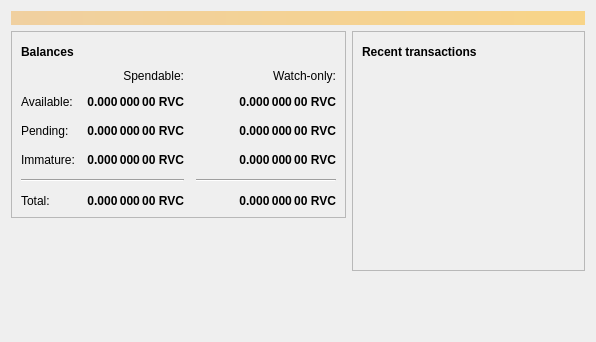
<?xml version="1.0" encoding="UTF-8"?>
<ui version="4.0">
 <class>OverviewPage</class>
 <widget class="QWidget" name="OverviewPage">
  <property name="geometry">
   <rect>
    <x>0</x>
    <y>0</y>
    <width>596</width>
    <height>342</height>
   </rect>
  </property>
  <property name="windowTitle">
   <string>Form</string>
  </property>
  <layout class="QVBoxLayout" name="topLayout">
   <item>
    <widget class="QLabel" name="labelAlerts">
     <property name="visible">
      <bool>false</bool>
     </property>
     <property name="styleSheet">
      <string notr="true">QLabel { background-color: qlineargradient(x1: 0, y1: 0, x2: 1, y2: 0, stop:0 #F0D0A0, stop:1 #F8D488); color:#000000; }</string>
     </property>
     <property name="wordWrap">
      <bool>true</bool>
     </property>
     <property name="margin">
      <number>3</number>
     </property>
     <property name="textInteractionFlags">
      <set>Qt::TextSelectableByMouse</set>
     </property>
    </widget>
   </item>
   <item>
    <layout class="QHBoxLayout" name="horizontalLayout" stretch="1,1">
     <item>
      <layout class="QVBoxLayout" name="verticalLayout_2">
       <item>
        <widget class="QFrame" name="frame">
         <property name="frameShape">
          <enum>QFrame::StyledPanel</enum>
         </property>
         <property name="frameShadow">
          <enum>QFrame::Raised</enum>
         </property>
         <layout class="QVBoxLayout" name="verticalLayout_4">
          <item>
           <layout class="QHBoxLayout" name="horizontalLayout_4">
            <item>
             <widget class="QLabel" name="label_5">
              <property name="font">
               <font>
                <weight>75</weight>
                <bold>true</bold>
               </font>
              </property>
              <property name="text">
               <string>Balances</string>
              </property>
             </widget>
            </item>
            <item>
             <widget class="QPushButton" name="labelWalletStatus">
              <property name="enabled">
               <bool>true</bool>
              </property>
              <property name="maximumSize">
               <size>
                <width>30</width>
                <height>16777215</height>
               </size>
              </property>
              <property name="toolTip">
               <string>The displayed information may be out of date. Your wallet automatically synchronizes with the Revcoin network after a connection is established, but this process has not completed yet.</string>
              </property>
              <property name="text">
               <string/>
              </property>
              <property name="icon">
               <iconset resource="../bitcoin.qrc">
                <normaloff>:/icons/warning</normaloff>
                <disabledoff>:/icons/warning</disabledoff>:/icons/warning</iconset>
              </property>
              <property name="iconSize">
               <size>
                <width>24</width>
                <height>24</height>
               </size>
              </property>
              <property name="flat">
               <bool>true</bool>
              </property>
             </widget>
            </item>
            <item>
             <spacer name="horizontalSpacer_3">
              <property name="orientation">
               <enum>Qt::Horizontal</enum>
              </property>
              <property name="sizeHint" stdset="0">
               <size>
                <width>40</width>
                <height>20</height>
               </size>
              </property>
             </spacer>
            </item>
           </layout>
          </item>
          <item>
           <layout class="QGridLayout" name="gridLayout">
            <property name="spacing">
             <number>12</number>
            </property>
            <item row="2" column="2">
             <widget class="QLabel" name="labelWatchPending">
              <property name="font">
               <font>
                <weight>75</weight>
                <bold>true</bold>
               </font>
              </property>
              <property name="cursor">
               <cursorShape>IBeamCursor</cursorShape>
              </property>
              <property name="toolTip">
               <string>Unconfirmed transactions to watch-only addresses</string>
              </property>
              <property name="text">
               <string notr="true">0.000 000 00 RVC</string>
              </property>
              <property name="alignment">
               <set>Qt::AlignRight|Qt::AlignTrailing|Qt::AlignVCenter</set>
              </property>
              <property name="textInteractionFlags">
               <set>Qt::LinksAccessibleByMouse|Qt::TextSelectableByKeyboard|Qt::TextSelectableByMouse</set>
              </property>
             </widget>
            </item>
            <item row="2" column="1">
             <widget class="QLabel" name="labelUnconfirmed">
              <property name="font">
               <font>
                <weight>75</weight>
                <bold>true</bold>
               </font>
              </property>
              <property name="cursor">
               <cursorShape>IBeamCursor</cursorShape>
              </property>
              <property name="toolTip">
               <string>Total of transactions that have yet to be confirmed, and do not yet count toward the spendable balance</string>
              </property>
              <property name="text">
               <string notr="true">0.000 000 00 RVC</string>
              </property>
              <property name="alignment">
               <set>Qt::AlignRight|Qt::AlignTrailing|Qt::AlignVCenter</set>
              </property>
              <property name="textInteractionFlags">
               <set>Qt::LinksAccessibleByMouse|Qt::TextSelectableByKeyboard|Qt::TextSelectableByMouse</set>
              </property>
             </widget>
            </item>
            <item row="3" column="2">
             <widget class="QLabel" name="labelWatchImmature">
              <property name="font">
               <font>
                <weight>75</weight>
                <bold>true</bold>
               </font>
              </property>
              <property name="cursor">
               <cursorShape>IBeamCursor</cursorShape>
              </property>
              <property name="toolTip">
               <string>Mined balance in watch-only addresses that has not yet matured</string>
              </property>
              <property name="text">
               <string notr="true">0.000 000 00 RVC</string>
              </property>
              <property name="alignment">
               <set>Qt::AlignRight|Qt::AlignTrailing|Qt::AlignVCenter</set>
              </property>
              <property name="textInteractionFlags">
               <set>Qt::LinksAccessibleByMouse|Qt::TextSelectableByKeyboard|Qt::TextSelectableByMouse</set>
              </property>
             </widget>
            </item>
            <item row="4" column="0" colspan="2">
             <widget class="Line" name="line">
              <property name="orientation">
               <enum>Qt::Horizontal</enum>
              </property>
             </widget>
            </item>
            <item row="4" column="2">
             <widget class="Line" name="lineWatchBalance">
              <property name="sizePolicy">
               <sizepolicy hsizetype="Preferred" vsizetype="Fixed">
                <horstretch>0</horstretch>
                <verstretch>0</verstretch>
               </sizepolicy>
              </property>
              <property name="minimumSize">
               <size>
                <width>140</width>
                <height>0</height>
               </size>
              </property>
              <property name="orientation">
               <enum>Qt::Horizontal</enum>
              </property>
             </widget>
            </item>
            <item row="5" column="0">
             <widget class="QLabel" name="labelTotalText">
              <property name="text">
               <string>Total:</string>
              </property>
             </widget>
            </item>
            <item row="3" column="1">
             <widget class="QLabel" name="labelImmature">
              <property name="font">
               <font>
                <weight>75</weight>
                <bold>true</bold>
               </font>
              </property>
              <property name="cursor">
               <cursorShape>IBeamCursor</cursorShape>
              </property>
              <property name="toolTip">
               <string>Mined balance that has not yet matured</string>
              </property>
              <property name="text">
               <string notr="true">0.000 000 00 RVC</string>
              </property>
              <property name="alignment">
               <set>Qt::AlignRight|Qt::AlignTrailing|Qt::AlignVCenter</set>
              </property>
              <property name="textInteractionFlags">
               <set>Qt::LinksAccessibleByMouse|Qt::TextSelectableByKeyboard|Qt::TextSelectableByMouse</set>
              </property>
             </widget>
            </item>
            <item row="2" column="3">
             <spacer name="horizontalSpacer_2">
              <property name="orientation">
               <enum>Qt::Horizontal</enum>
              </property>
              <property name="sizeHint" stdset="0">
               <size>
                <width>40</width>
                <height>20</height>
               </size>
              </property>
             </spacer>
            </item>
            <item row="3" column="0">
             <widget class="QLabel" name="labelImmatureText">
              <property name="text">
               <string>Immature:</string>
              </property>
             </widget>
            </item>
            <item row="5" column="1">
             <widget class="QLabel" name="labelTotal">
              <property name="font">
               <font>
                <weight>75</weight>
                <bold>true</bold>
               </font>
              </property>
              <property name="cursor">
               <cursorShape>IBeamCursor</cursorShape>
              </property>
              <property name="toolTip">
               <string>Your current total balance</string>
              </property>
              <property name="text">
               <string notr="true">0.000 000 00 RVC</string>
              </property>
              <property name="alignment">
               <set>Qt::AlignRight|Qt::AlignTrailing|Qt::AlignVCenter</set>
              </property>
              <property name="textInteractionFlags">
               <set>Qt::LinksAccessibleByMouse|Qt::TextSelectableByKeyboard|Qt::TextSelectableByMouse</set>
              </property>
             </widget>
            </item>
            <item row="5" column="2">
             <widget class="QLabel" name="labelWatchTotal">
              <property name="font">
               <font>
                <weight>75</weight>
                <bold>true</bold>
               </font>
              </property>
              <property name="cursor">
               <cursorShape>IBeamCursor</cursorShape>
              </property>
              <property name="toolTip">
               <string>Current total balance in watch-only addresses</string>
              </property>
              <property name="text">
               <string notr="true">0.000 000 00 RVC</string>
              </property>
              <property name="alignment">
               <set>Qt::AlignRight|Qt::AlignTrailing|Qt::AlignVCenter</set>
              </property>
              <property name="textInteractionFlags">
               <set>Qt::LinksAccessibleByMouse|Qt::TextSelectableByKeyboard|Qt::TextSelectableByMouse</set>
              </property>
             </widget>
            </item>
            <item row="0" column="2">
             <widget class="QLabel" name="labelWatchonly">
              <property name="text">
               <string>Watch-only:</string>
              </property>
              <property name="alignment">
               <set>Qt::AlignRight|Qt::AlignTrailing|Qt::AlignVCenter</set>
              </property>
             </widget>
            </item>
            <item row="1" column="0">
             <widget class="QLabel" name="labelBalanceText">
              <property name="text">
               <string>Available:</string>
              </property>
             </widget>
            </item>
            <item row="1" column="1">
             <widget class="QLabel" name="labelBalance">
              <property name="font">
               <font>
                <weight>75</weight>
                <bold>true</bold>
               </font>
              </property>
              <property name="cursor">
               <cursorShape>IBeamCursor</cursorShape>
              </property>
              <property name="toolTip">
               <string>Your current spendable balance</string>
              </property>
              <property name="text">
               <string notr="true">0.000 000 00 RVC</string>
              </property>
              <property name="alignment">
               <set>Qt::AlignRight|Qt::AlignTrailing|Qt::AlignVCenter</set>
              </property>
              <property name="textInteractionFlags">
               <set>Qt::LinksAccessibleByMouse|Qt::TextSelectableByKeyboard|Qt::TextSelectableByMouse</set>
              </property>
             </widget>
            </item>
            <item row="1" column="2">
             <widget class="QLabel" name="labelWatchAvailable">
              <property name="font">
               <font>
                <weight>75</weight>
                <bold>true</bold>
               </font>
              </property>
              <property name="cursor">
               <cursorShape>IBeamCursor</cursorShape>
              </property>
              <property name="toolTip">
               <string>Your current balance in watch-only addresses</string>
              </property>
              <property name="text">
               <string notr="true">0.000 000 00 RVC</string>
              </property>
              <property name="alignment">
               <set>Qt::AlignRight|Qt::AlignTrailing|Qt::AlignVCenter</set>
              </property>
              <property name="textInteractionFlags">
               <set>Qt::LinksAccessibleByMouse|Qt::TextSelectableByKeyboard|Qt::TextSelectableByMouse</set>
              </property>
             </widget>
            </item>
            <item row="2" column="0">
             <widget class="QLabel" name="labelPendingText">
              <property name="text">
               <string>Pending:</string>
              </property>
             </widget>
            </item>
            <item row="0" column="1">
             <widget class="QLabel" name="labelSpendable">
              <property name="text">
               <string>Spendable:</string>
              </property>
              <property name="alignment">
               <set>Qt::AlignRight|Qt::AlignTrailing|Qt::AlignVCenter</set>
              </property>
             </widget>
            </item>
           </layout>
          </item>
         </layout>
        </widget>
       </item>
       <item>
        <spacer name="verticalSpacer">
         <property name="orientation">
          <enum>Qt::Vertical</enum>
         </property>
         <property name="sizeHint" stdset="0">
          <size>
           <width>20</width>
           <height>40</height>
          </size>
         </property>
        </spacer>
       </item>
      </layout>
     </item>
     <item>
      <layout class="QVBoxLayout" name="verticalLayout_3">
       <item>
        <widget class="QFrame" name="frame_2">
         <property name="frameShape">
          <enum>QFrame::StyledPanel</enum>
         </property>
         <property name="frameShadow">
          <enum>QFrame::Raised</enum>
         </property>
         <layout class="QVBoxLayout" name="verticalLayout">
          <item>
           <layout class="QHBoxLayout" name="horizontalLayout_2">
            <item>
             <widget class="QLabel" name="label_4">
              <property name="font">
               <font>
                <weight>75</weight>
                <bold>true</bold>
               </font>
              </property>
              <property name="text">
               <string>Recent transactions</string>
              </property>
             </widget>
            </item>
            <item>
             <widget class="QPushButton" name="labelTransactionsStatus">
              <property name="enabled">
               <bool>true</bool>
              </property>
              <property name="maximumSize">
               <size>
                <width>30</width>
                <height>16777215</height>
               </size>
              </property>
              <property name="toolTip">
               <string>The displayed information may be out of date. Your wallet automatically synchronizes with the Revcoin network after a connection is established, but this process has not completed yet.</string>
              </property>
              <property name="text">
               <string/>
              </property>
              <property name="icon">
               <iconset resource="../bitcoin.qrc">
                <normaloff>:/icons/warning</normaloff>
                <disabledoff>:/icons/warning</disabledoff>:/icons/warning</iconset>
              </property>
              <property name="iconSize">
               <size>
                <width>24</width>
                <height>24</height>
               </size>
              </property>
              <property name="flat">
               <bool>true</bool>
              </property>
             </widget>
            </item>
            <item>
             <spacer name="horizontalSpacer">
              <property name="orientation">
               <enum>Qt::Horizontal</enum>
              </property>
              <property name="sizeHint" stdset="0">
               <size>
                <width>40</width>
                <height>20</height>
               </size>
              </property>
             </spacer>
            </item>
           </layout>
          </item>
          <item>
           <widget class="QListView" name="listTransactions">
            <property name="styleSheet">
             <string notr="true">QListView { background: transparent; }</string>
            </property>
            <property name="frameShape">
             <enum>QFrame::NoFrame</enum>
            </property>
            <property name="verticalScrollBarPolicy">
             <enum>Qt::ScrollBarAlwaysOff</enum>
            </property>
            <property name="horizontalScrollBarPolicy">
             <enum>Qt::ScrollBarAlwaysOff</enum>
            </property>
            <property name="selectionMode">
             <enum>QAbstractItemView::NoSelection</enum>
            </property>
           </widget>
          </item>
         </layout>
        </widget>
       </item>
       <item>
        <spacer name="verticalSpacer_2">
         <property name="orientation">
          <enum>Qt::Vertical</enum>
         </property>
         <property name="sizeHint" stdset="0">
          <size>
           <width>20</width>
           <height>40</height>
          </size>
         </property>
        </spacer>
       </item>
      </layout>
     </item>
    </layout>
   </item>
  </layout>
 </widget>
 <resources/>
 <connections/>
</ui>
